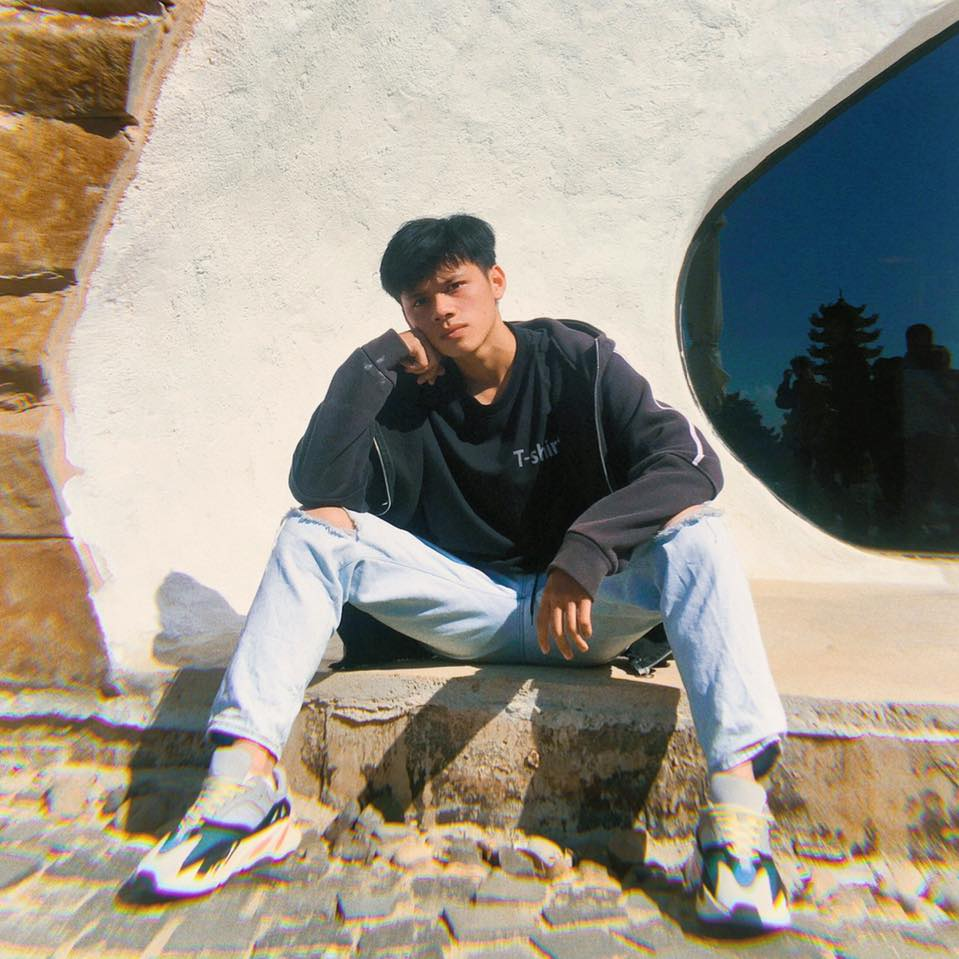
#> input picture Img.jpg, 959 x 959 px
$ python 6.Wrap_Perspective.py
#> lines starting #> are read from the running program, lines starting #| are printed output that depends on the picture; after the words box and inside, x2 and y2 are one past the last pixel; in counts of white or black regions, pixels touching at a corner belong together
import cv2
import numpy as np

img = cv2.imread('Img.jpg')
#> img is the input picture: shape (959, 959, 3); mean B, G, R 137.4, 149.9, 156.4
cv2.imshow('Image', img)

# Set point normal
pts = np.float32([[400, 285], [475, 260], [425, 358], [495, 337]])
print(pts)
for i in range(0,4):
    cv2.circle(img, (pts[i, 0], pts[i, 1]), 1, (0, 0, 255), cv2.FILLED, 1)
#> img: shape (959, 959, 3); under 0.01% of pixels changed, all inside (x1, y1, x2, y2) = (399, 259, 497, 360)
cv2.imshow('Image', img)
#cv2.waitKey(0)


# Perspective
width, height = 300, 300
pts_fix = np.float32([[0, 0], [width, 0], [0, height], [width, height]])
pts_mix = cv2.getPerspectiveTransform(pts, pts_fix)
#> pts_mix = [[2.92, -0.999, -882.3], [0.897, 2.69, -1126.1], [5.36e-05, -0.000818, 1]]
img_output = cv2.warpPerspective(img, pts_mix, (width, height))
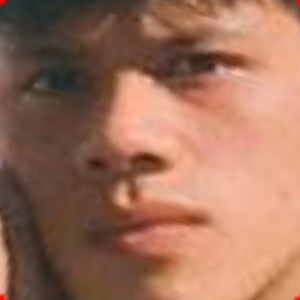
#> img_output: shape (300, 300, 3); mean B, G, R 90.8, 111.6, 158.3
cv2.imshow('Output', img_output)
cv2.waitKey(0)
